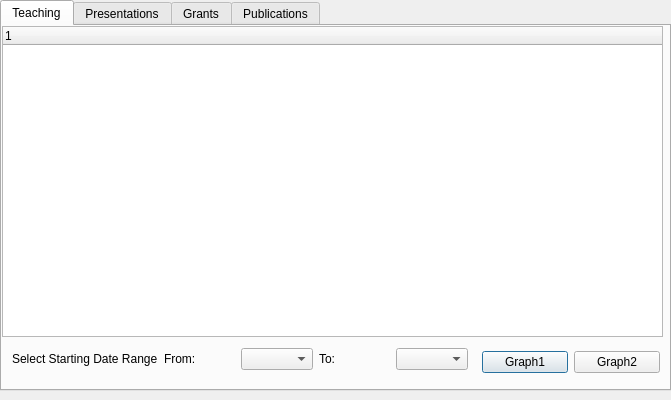
<?xml version="1.0" encoding="UTF-8"?>
<ui version="4.0">
 <class>Summary_Window</class>
 <widget class="QDialog" name="Summary_Window">
  <property name="geometry">
   <rect>
    <x>0</x>
    <y>0</y>
    <width>671</width>
    <height>400</height>
   </rect>
  </property>
  <property name="windowTitle">
   <string>Dialog</string>
  </property>
  <widget class="QTabWidget" name="tabWidget">
   <property name="geometry">
    <rect>
     <x>0</x>
     <y>0</y>
     <width>671</width>
     <height>391</height>
    </rect>
   </property>
   <property name="currentIndex">
    <number>0</number>
   </property>
   <widget class="QWidget" name="tab_5">
    <attribute name="title">
     <string>Teaching</string>
    </attribute>
    <widget class="QTreeWidget" name="treeWidget">
     <property name="geometry">
      <rect>
       <x>0</x>
       <y>0</y>
       <width>661</width>
       <height>311</height>
      </rect>
     </property>
     <column>
      <property name="text">
       <string notr="true">1</string>
      </property>
     </column>
    </widget>
    <widget class="QWidget" name="layoutWidget_3">
     <property name="geometry">
      <rect>
       <x>10</x>
       <y>320</y>
       <width>456</width>
       <height>26</height>
      </rect>
     </property>
     <layout class="QHBoxLayout" name="horizontalLayout_3">
      <item>
       <widget class="QLabel" name="label_5">
        <property name="text">
         <string>Select Starting Date Range</string>
        </property>
       </widget>
      </item>
      <item>
       <widget class="QLabel" name="label_6">
        <property name="text">
         <string>From:</string>
        </property>
       </widget>
      </item>
      <item>
       <widget class="QComboBox" name="fromDateCombo"/>
      </item>
      <item>
       <widget class="QLabel" name="label_7">
        <property name="text">
         <string>To:</string>
        </property>
       </widget>
      </item>
      <item>
       <widget class="QComboBox" name="toDateCombo"/>
      </item>
     </layout>
    </widget>
    <widget class="QWidget" name="">
     <property name="geometry">
      <rect>
       <x>480</x>
       <y>320</y>
       <width>178</width>
       <height>32</height>
      </rect>
     </property>
     <layout class="QHBoxLayout" name="horizontalLayout">
      <item>
       <widget class="QPushButton" name="graphButton1">
        <property name="text">
         <string>Graph1</string>
        </property>
       </widget>
      </item>
      <item>
       <widget class="QPushButton" name="graphButton2">
        <property name="text">
         <string>Graph2</string>
        </property>
       </widget>
      </item>
     </layout>
    </widget>
   </widget>
   <widget class="QWidget" name="tab_6">
    <attribute name="title">
     <string>Presentations</string>
    </attribute>
   </widget>
   <widget class="QWidget" name="tab_7">
    <attribute name="title">
     <string>Grants</string>
    </attribute>
   </widget>
   <widget class="QWidget" name="tab_8">
    <attribute name="title">
     <string>Publications</string>
    </attribute>
   </widget>
  </widget>
 </widget>
 <resources/>
 <connections/>
</ui>
